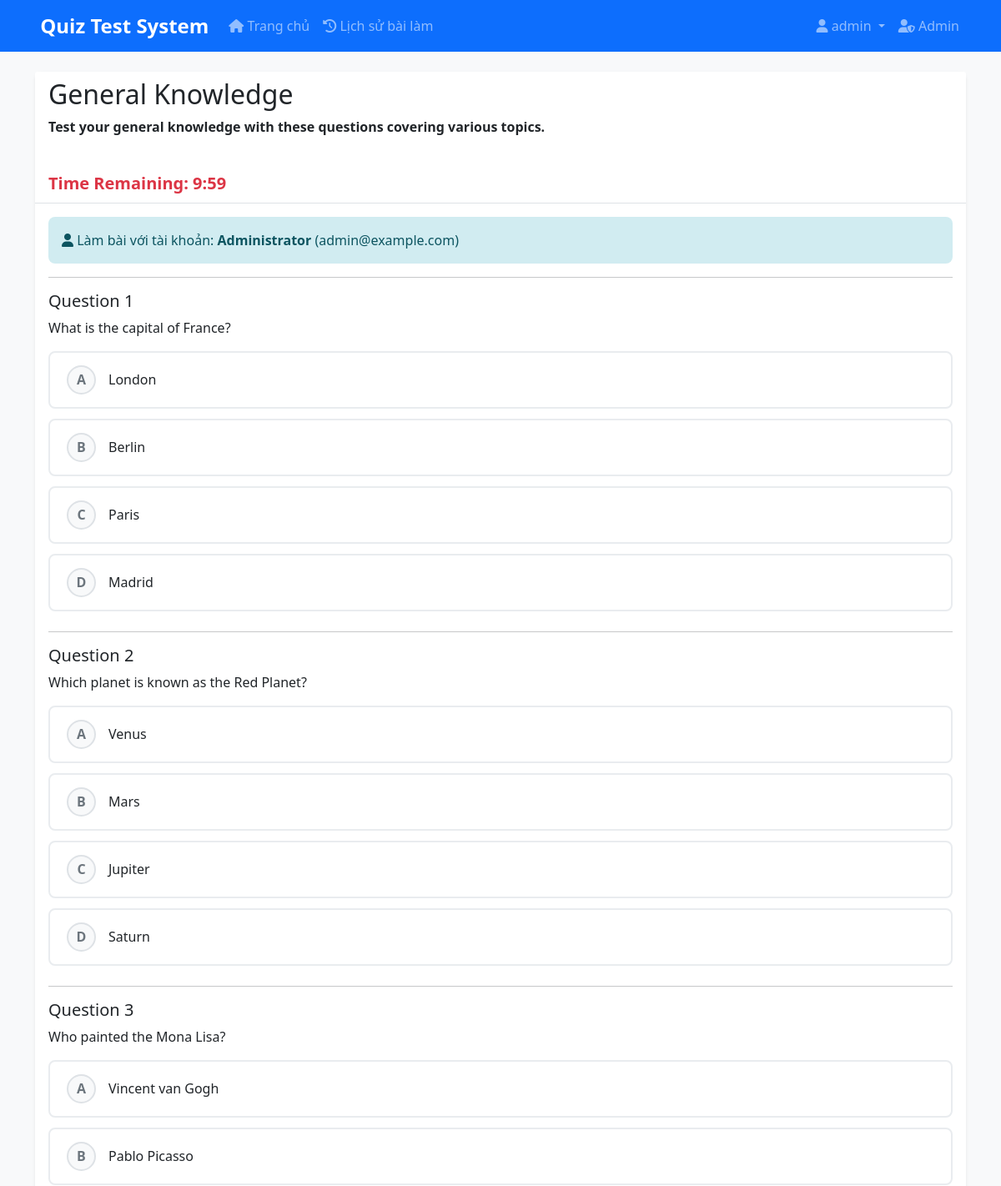
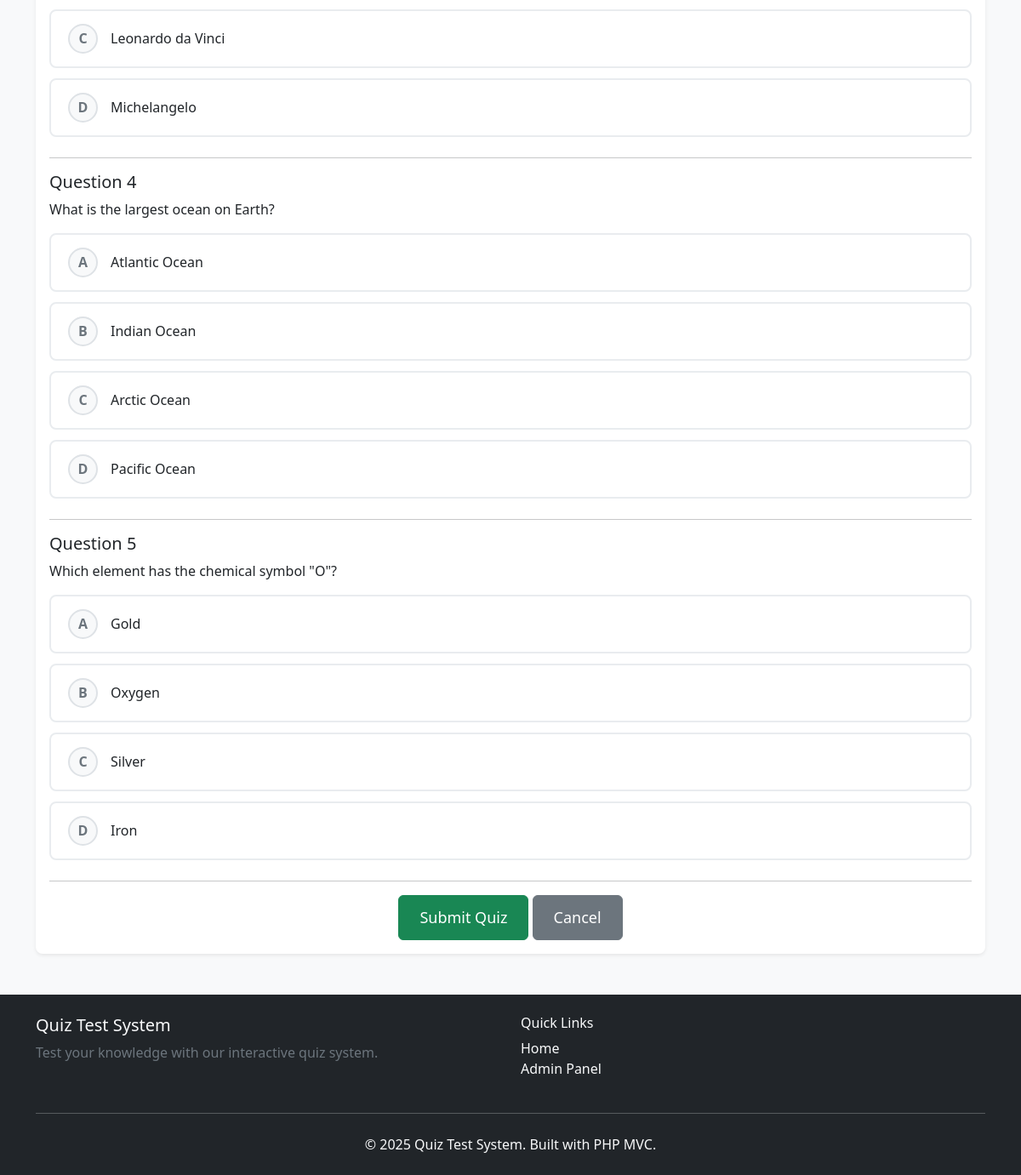
/frontend/quiz.php?id=1 (signed in), run on the app's committed database (2 pictures, top to bottom).
### tables this page shows
CREATE TABLE IF NOT EXISTS quizzes (
    id INT AUTO_INCREMENT PRIMARY KEY,
    title VARCHAR(255) NOT NULL,
    description TEXT,
    time_limit INT NULL,
    status VARCHAR(20) DEFAULT 'active',
    created_at TIMESTAMP DEFAULT CURRENT_TIMESTAMP,
    updated_at TIMESTAMP DEFAULT CURRENT_TIMESTAMP ON UPDATE CURRENT_TIMESTAMP,
    INDEX idx_status (status),
    INDEX idx_created_at (created_at)
);

CREATE TABLE IF NOT EXISTS questions (
    id INT AUTO_INCREMENT PRIMARY KEY,
    quiz_id INT NOT NULL,
    question TEXT NOT NULL,
    option_a VARCHAR(500) NOT NULL,
    option_b VARCHAR(500) NOT NULL,
    option_c VARCHAR(500) NOT NULL,
    option_d VARCHAR(500) NOT NULL,
    correct_answer ENUM('A', 'B', 'C', 'D') NOT NULL,
    order_num INT DEFAULT 0,
    created_at TIMESTAMP DEFAULT CURRENT_TIMESTAMP,
    updated_at TIMESTAMP DEFAULT CURRENT_TIMESTAMP ON UPDATE CURRENT_TIMESTAMP,
    FOREIGN KEY (quiz_id) REFERENCES quizzes(id) ON DELETE CASCADE,
    INDEX idx_quiz_id (quiz_id),
    INDEX idx_order_num (order_num)
);

### config/config.php (called while the page is built, shortened)
<?php
require_once 'database.php';
if (!function_exists('custom_autoloader')) {
    function custom_autoloader($class) {
        $paths = [
            __DIR__ . '/../models/',
            __DIR__ . '/../controllers/',
            __DIR__ . '/models/',
            __DIR__ . '/controllers/'
        ];
        foreach ($paths as $path) {
            $file = $path . $class . '.php';
            if (file_exists($file)) {
                return;
            }
        }
    }
}
?>

### controllers/QuizController.php (called while the page is built, shortened)
<?php
class QuizController {
    private $quizModel;
    private $questionModel;
    public function __construct() {
        $this->quizModel = new Quiz();
        $this->questionModel = new Question();
    }
    public function startQuiz($quizId) {
        try {
            $quiz = $this->quizModel->getQuizById($quizId);
            $questions = $this->questionModel->getQuestionsByQuizId($quizId);
            return [
                'quiz' => $quiz,
                'questions' => $questions
            ];
        } catch (Exception $e) {
            error_log("Error in QuizController::startQuiz: " . $e->getMessage());
            throw $e;
        }
    }
}
?>

### models/Quiz.php (called while the page is built, shortened)
<?php
if (!class_exists('Quiz')) {
class Quiz {
    private $db;
    public function __construct() {
        $this->db = new Database();
    }
    public function getQuizById($id) {
        $sql = "SELECT * FROM quizzes WHERE id = ? AND status = 'active'";
        return $this->db->fetch($sql, [$id]);
    }
}
}
?>

### models/Database.php (called while the page is built, shortened)
<?php
if (!class_exists('Database')) {
class Database {
    private $pdo;
    public function __construct() {
        global $pdo;
        $this->pdo = $pdo;
    }
    public function query($sql, $params = []) {
        try {
            $stmt = $this->pdo->prepare($sql);
            $stmt->execute($params);
            return $stmt;
        } catch(PDOException $e) {
            throw new Exception("Database query failed: " . $e->getMessage());
        }
    }
    public function fetch($sql, $params = []) {
        $stmt = $this->query($sql, $params);
        return $stmt->fetch();
    }
    public function fetchAll($sql, $params = []) {
        $stmt = $this->query($sql, $params);
        return $stmt->fetchAll();
    }
}
}
?>

### models/Question.php (called while the page is built, shortened)
<?php
if (!class_exists('Question')) {
class Question {
    private $db;
    public function __construct() {
        $this->db = new Database();
    }
    public function getQuestionsByQuizId($quizId) {
        $sql = "SELECT * FROM questions WHERE quiz_id = ? ORDER BY order_num, id";
        return $this->db->fetchAll($sql, [$quizId]);
    }
}
}
?>

### controllers/UserController.php (called while the page is built, shortened)
<?php
class UserController {
    public function isAuthenticated() {
        return isset($_SESSION['user_logged_in']) && !empty($_SESSION['user_logged_in']);
    }
    public function getCurrentUser() {
        if ($this->isAuthenticated()) {
            return [
                'id' => $_SESSION['user_id'],
                'username' => $_SESSION['username'],
                'full_name' => $_SESSION['full_name'],
                'email' => $_SESSION['email']
            ];
        }
        return false;
    }
}
?>

### frontend/quiz.php (the view, shortened to what this page needs)
<?php
require_once '../config/config.php';
$controller = new QuizController();
$error = '';
$quizData = null;
$quizId = isset($_GET['id']) ? (int)$_GET['id'] : 0;
if ($quizId <= 0) {
    $error = 'Invalid quiz ID';
} else {
    try {
        $quizData = $controller->startQuiz($quizId);
    } catch (Exception $e) {
        $error = $e->getMessage();
    }
}
include '../views/layout/header.php';
?>
<div class="container mt-4">
    <?php if ($error): ?>
        <div class="alert alert-danger">
            <?php echo htmlspecialchars($error); ?>
        </div>
        <a href="index.php" class="btn btn-primary">Back to Quiz List</a>
    <?php elseif ($quizData): ?>
        <div class="card">
            <div class="card-header">
                <h2><?php echo htmlspecialchars($quizData['quiz']['title']); ?></h2>
                <p class="mb-0"><?php echo htmlspecialchars($quizData['quiz']['description']); ?></p>
                <?php if ($quizData['quiz']['time_limit']): ?>
                    <div class="mt-2">
                        <span class="badge badge-info">Time Limit: <?php echo $quizData['quiz']['time_limit']; ?> minutes</span>
                        <div id="timer" class="mt-2"></div>
                    </div>
                <?php endif; ?>
            </div>
            <div class="card-body">
                <form method="POST" id="quizForm">
                    <div class="alert alert-info">
                        <i class="fas fa-user"></i> Làm bài với tài khoản: <strong><?php echo htmlspecialchars($currentUser['full_name']); ?></strong> (<?php echo htmlspecialchars($currentUser['email']); ?>)
                    </div>
                    <hr>
                    <?php foreach ($quizData['questions'] as $index => $question): ?>
                        <div class="mb-4">
                            <h5>Question <?php echo $index + 1; ?></h5>
                            <p><?php echo htmlspecialchars($question['question']); ?></p>
                            <div class="form-check quiz-option">
                                <label class="form-check-label quiz-option-label" for="q<?php echo $question['id']; ?>_a">
                                    <span class="option-letter">A</span>
                                    <span class="option-text"><?php echo htmlspecialchars($question['option_a']); ?></span>
                                </label>
                            </div>
                            <div class="form-check quiz-option">
                                <label class="form-check-label quiz-option-label" for="q<?php echo $question['id']; ?>_b">
                                    <span class="option-letter">B</span>
                                    <span class="option-text"><?php echo htmlspecialchars($question['option_b']); ?></span>
                                </label>
                            </div>
                            <div class="form-check quiz-option">
                                <label class="form-check-label quiz-option-label" for="q<?php echo $question['id']; ?>_c">
                                    <span class="option-letter">C</span>
                                    <span class="option-text"><?php echo htmlspecialchars($question['option_c']); ?></span>
                                </label>
                            </div>
                            <div class="form-check quiz-option">
                                <label class="form-check-label quiz-option-label" for="q<?php echo $question['id']; ?>_d">
                                    <span class="option-letter">D</span>
                                    <span class="option-text"><?php echo htmlspecialchars($question['option_d']); ?></span>
                                </label>
                            </div>
                        </div>
                        <hr>
                    <?php endforeach; ?>
                    <div class="text-center">
                        <button type="submit" class="btn btn-success btn-lg">Submit Quiz</button>
                        <a href="index.php" class="btn btn-secondary btn-lg ml-2">Cancel</a>
                    </div>
                </form>
            </div>
        </div>
    <?php endif; ?>
</div>
<?php include '../views/layout/footer.php'; ?>

### assets/css/style.css (style rules this page uses)
body { font-family: 'Segoe UI', Tahoma, Geneva, Verdana, sans-serif; background-color: #f8f9fa; }
.card { border: none; box-shadow: 0 0.125rem 0.25rem rgba(0, 0, 0, 0.075); border-radius: 0.5rem; margin-bottom: 1.5rem; }
.card-header { background-color: #fff; border-bottom: 1px solid #dee2e6; font-weight: 600; }
.btn { border-radius: 0.375rem; font-weight: 500; }
.btn-lg { padding: 0.75rem 1.5rem; font-size: 1.125rem; }
.form-check { margin-bottom: 0.75rem; }
.form-check-label { font-weight: 400; cursor: pointer; }
.alert { border-radius: 0.5rem; border: none; }
.alert-info { background-color: #d1ecf1; color: #0c5460; }
#timer { font-size: 1.25rem; color: #dc3545; font-weight: bold; }
.quiz-option { margin-bottom: 12px; padding: 0; }
.quiz-option-label { display: flex; align-items: center; padding: 15px 20px; border: 2px solid #e9ecef; border-radius: 8px; cursor: pointer; transition: all 0.3s ease; background: #ffffff; margin-bottom: 0; font-size: 16px; font-weight: 500; width: 100%; }
.option-letter { display: inline-flex; align-items: center; justify-content: center; width: 35px; height: 35px; background: #f8f9fa; border: 2px solid #dee2e6; border-radius: 50%; font-weight: bold; font-size: 16px; margin-right: 15px; transition: all 0.3s ease; color: #6c757d; }
.option-text { flex: 1; text-align: left; line-height: 1.4; }

### data on the page
quizzes: title "General Knowledge", description "Test your general knowledge with these questions covering various topics."
questions: question "What is the capital of France?", option_a "London", option_b "Berlin", option_c "Paris", option_d "Madrid"
questions: question "Which planet is known as the Red Planet?", option_a "Venus", option_b "Mars", option_c "Jupiter", option_d "Saturn"
questions: question "Who painted the Mona Lisa?", option_a "Vincent van Gogh", option_b "Pablo Picasso", option_c "Leonardo da Vinci", option_d "Michelangelo"
questions: question "What is the largest ocean on Earth?", option_a "Atlantic Ocean", option_b "Indian Ocean", option_c "Arctic Ocean", option_d "Pacific Ocean"
questions: question "Which element has the chemical symbol \"O\"?", option_a "Gold", option_b "Oxygen", option_c "Silver", option_d "Iron"

### other printed values
SITE_NAME "Quiz Test System"
$currentUser['username'] "admin"
$currentUser['full_name'] "Administrator"
$currentUser['email'] "admin@example.com"
